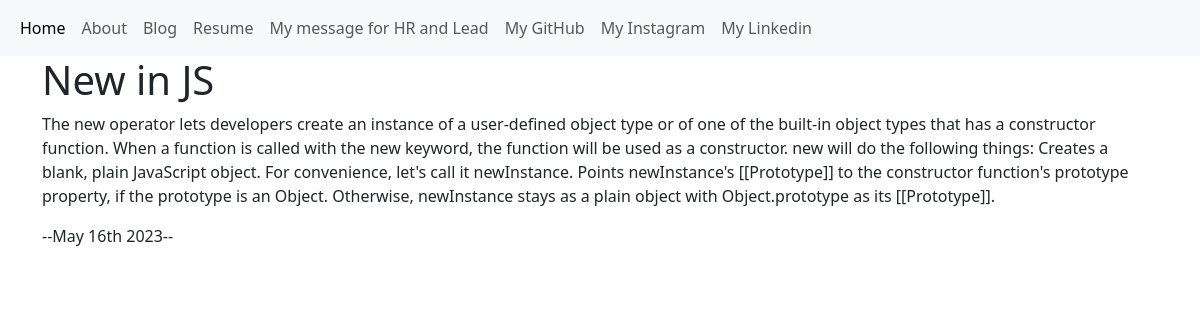
The app's page /blog/4/ with its own data.
### blog/models.py (models this page shows, shortened)
class Blog(models.Model):
    title = models.CharField(max_length=200)
    description = models.TextField(max_length=2000)
    date = models.DateField()

### blog/views.py (the view)
# urls.py: path('<int:blog_id>/', views.detail, name='detail'),
def detail(request, blog_id):
    blog = get_object_or_404(Blog, pk=blog_id)
    return render(request, 'blog/detail.html', {'blog': blog})

### blog/templates/blog/detail.html
{% extends 'portfolio/base.html' %}
{% block content %}
<div class="container">
<h1>{{ blog.title }}</h1>
<p align="port_desc">{{ blog.description|safe }}</p>
    <div><p>--{{ blog.date|date:'F jS Y' }}--</p></div>
</div>
{% endblock content %}

### records on screen
Blog: title "New in JS", description "The new operator lets developers create an instance of a user-defined object type or of one of the built-in object types that has a constructor function. When a function is called with the new keyword, the function will be used as a constructor. new will do the following things: Creates a blank, plain JavaScript object. For convenience, let's call it newInstance. Points newInstance's [[Prototype]] to the constructor function's prototype property, if the prototype is an Object. Otherwise, newInstance stays as a plain object with Object.prototype as its [[Prototype]].", date "May 16th 2023"
